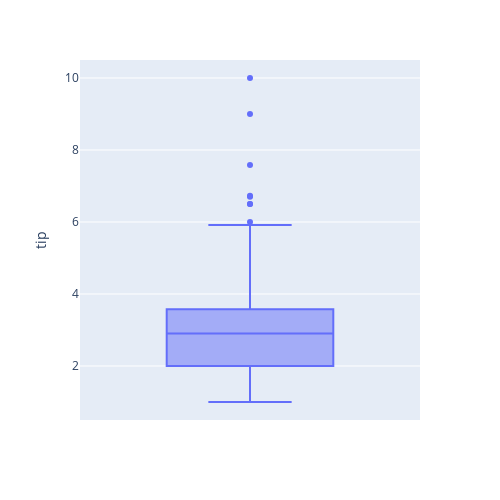

Notebook source saved alongside this figure:
### Markdown cell above
`-` 팁은 대체로 얼마나 받는지?

### Code cell
df.plot.box(backend='plotly',y='tip',height=500,width=500)

### Figure 1 — Plotly figure (JSON) as saved in the notebook; plotly's stock layout.template omitted (floating-point values rounded to 4 significant figures; data arrays with more than 128 entries replaced by an {"elided": "..."} marker saying what was removed)
{"data": [{"alignmentgroup": "True", "hovertemplate": "tip=%{y}<extra></extra>", "legendgroup": "", "marker": {"color": "#636efa"}, "name": "", "notched": false, "offsetgroup": "", "orientation": "v", "showlegend": false, "type": "box", "x0": " ", "xaxis": "x", "y": {"elided": "244 float values"}, "y0": " ", "yaxis": "y"}], "layout": {"boxmode": "group", "height": 500, "legend": {"tracegroupgap": 0}, "margin": {"t": 60}, "width": 500, "xaxis": {"anchor": "y", "autorange": true, "domain": [0, 1], "range": [-0.5, 0.5], "type": "category"}, "yaxis": {"anchor": "x", "autorange": true, "domain": [0, 1], "range": [0.5, 10.5], "title": {"text": "tip"}, "type": "linear"}}}
